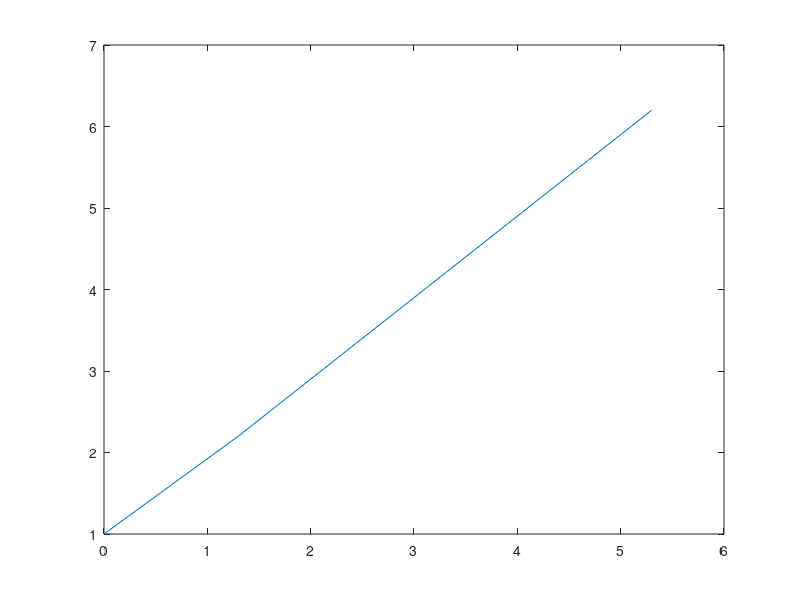

Source code (MATLAB):
fid=fopen('xypoints2.dat');
if fid==-1
    fprintf('Error with opening file')
end
mat=fscanf(fid,'%c %f %c %f\n',[4 inf]);
r=mat(2,:);
c=mat(4,:);
ph=plot(r,c);
fc=fclose('all');
if fc==-1
    fprintf('File didn''t close')
else
    fprintf('File closed')
end